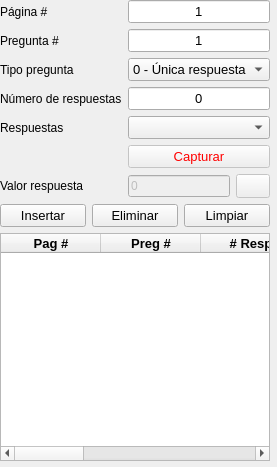
        <widget class="QWidget" name="qwg_preg_resp">
         <property name="geometry">
          <rect>
           <x>0</x>
           <y>0</y>
           <width>277</width>
           <height>467</height>
          </rect>
         </property>
         <attribute name="label">
          <string>Configuración preguntas y respuestas</string>
         </attribute>
         <widget class="QWidget" name="verticalLayoutWidget">
          <property name="geometry">
           <rect>
            <x>0</x>
            <y>0</y>
            <width>271</width>
            <height>461</height>
           </rect>
          </property>
          <layout class="QVBoxLayout" name="vl_1">
           <property name="rightMargin">
            <number>1</number>
           </property>
           <item>
            <layout class="QFormLayout" name="formLayout">
             <property name="fieldGrowthPolicy">
              <enum>QFormLayout::AllNonFixedFieldsGrow</enum>
             </property>
             <item row="0" column="0">
              <widget class="QLabel" name="lb_infopagina">
               <property name="text">
                <string>Página #</string>
               </property>
              </widget>
             </item>
             <item row="0" column="1">
              <widget class="QLineEdit" name="le_npaginapregunta">
               <property name="font">
                <font>
                 <family>Arial</family>
                 <pointsize>10</pointsize>
                </font>
               </property>
               <property name="text">
                <string>1</string>
               </property>
               <property name="maxLength">
                <number>1</number>
               </property>
               <property name="alignment">
                <set>Qt::AlignCenter</set>
               </property>
               <property name="readOnly">
                <bool>true</bool>
               </property>
              </widget>
             </item>
             <item row="1" column="0">
              <widget class="QLabel" name="lb_npregunta">
               <property name="text">
                <string>Pregunta # </string>
               </property>
              </widget>
             </item>
             <item row="1" column="1">
              <widget class="QLineEdit" name="le_npregunta">
               <property name="font">
                <font>
                 <family>Arial</family>
                 <pointsize>10</pointsize>
                </font>
               </property>
               <property name="inputMethodHints">
                <set>Qt::ImhNone</set>
               </property>
               <property name="text">
                <string>1</string>
               </property>
               <property name="alignment">
                <set>Qt::AlignCenter</set>
               </property>
              </widget>
             </item>
             <item row="2" column="0">
              <widget class="QLabel" name="lb_tipopregunta">
               <property name="text">
                <string>Tipo pregunta</string>
               </property>
              </widget>
             </item>
             <item row="2" column="1">
              <widget class="QComboBox" name="cb_tipopregunta">
               <property name="font">
                <font>
                 <family>Arial</family>
                 <pointsize>10</pointsize>
                </font>
               </property>
               <item>
                <property name="text">
                 <string>0 - Única respuesta</string>
                </property>
               </item>
               <item>
                <property name="text">
                 <string>1 - Múltiple respuesta</string>
                </property>
               </item>
              </widget>
             </item>
             <item row="3" column="0">
              <widget class="QLabel" name="lb_nrespuestas">
               <property name="text">
                <string>Número de respuestas</string>
               </property>
              </widget>
             </item>
             <item row="3" column="1">
              <widget class="QLineEdit" name="le_nrespuestas">
               <property name="font">
                <font>
                 <family>Arial</family>
                 <pointsize>10</pointsize>
                </font>
               </property>
               <property name="text">
                <string>0</string>
               </property>
               <property name="maxLength">
                <number>2</number>
               </property>
               <property name="alignment">
                <set>Qt::AlignCenter</set>
               </property>
              </widget>
             </item>
             <item row="4" column="0">
              <widget class="QLabel" name="lb_arearespuestas">
               <property name="text">
                <string>Respuestas</string>
               </property>
              </widget>
             </item>
             <item row="4" column="1">
              <widget class="QComboBox" name="cb_respuestas">
               <property name="font">
                <font>
                 <family>Arial</family>
                 <pointsize>10</pointsize>
                </font>
               </property>
               <property name="styleSheet">
                <string notr="true">QComboBox{
text-align: center;
	font: 10pt &quot;Arial&quot;;
	color: rgb(0, 0, 0);
}</string>
               </property>
               <property name="maxCount">
                <number>100</number>
               </property>
              </widget>
             </item>
             <item row="5" column="1">
              <widget class="QPushButton" name="btn_arearespuesta">
               <property name="enabled">
                <bool>false</bool>
               </property>
               <property name="font">
                <font>
                 <family>Arial</family>
                 <pointsize>10</pointsize>
                </font>
               </property>
               <property name="styleSheet">
                <string notr="true">color: rgb(255, 0, 0);</string>
               </property>
               <property name="text">
                <string>Capturar</string>
               </property>
               <property name="icon">
                <iconset resource="img/fuente_imagenes.qrc">
                 <normaloff>:/controles/blackboard-drawing-icon.png</normaloff>:/controles/blackboard-drawing-icon.png</iconset>
               </property>
              </widget>
             </item>
             <item row="6" column="0">
              <widget class="QLabel" name="lb_respuestascorrectas">
               <property name="text">
                <string>Valor respuesta</string>
               </property>
              </widget>
             </item>
             <item row="6" column="1">
              <layout class="QHBoxLayout" name="hl_5">
               <item>
                <widget class="QLineEdit" name="le_respuesta_correcta">
                 <property name="enabled">
                  <bool>false</bool>
                 </property>
                 <property name="font">
                  <font>
                   <family>Arial</family>
                   <pointsize>9</pointsize>
                  </font>
                 </property>
                 <property name="toolTip">
                  <string>Registra el valor de cada pregunta. El valor predeterminado es cero</string>
                 </property>
                 <property name="text">
                  <string>0</string>
                 </property>
                 <property name="maxLength">
                  <number>8</number>
                 </property>
                </widget>
               </item>
               <item>
                <widget class="QPushButton" name="btn_actualizar_respuesta">
                 <property name="enabled">
                  <bool>false</bool>
                 </property>
                 <property name="minimumSize">
                  <size>
                   <width>32</width>
                   <height>24</height>
                  </size>
                 </property>
                 <property name="toolTip">
                  <string>Asigna el valor indicado en la casilla, a la respuesta indicada como correcta</string>
                 </property>
                 <property name="text">
                  <string/>
                 </property>
                 <property name="icon">
                  <iconset resource="img/fuente_imagenes.qrc">
                   <normaloff>:/controles/accept-icon.png</normaloff>:/controles/accept-icon.png</iconset>
                 </property>
                </widget>
               </item>
              </layout>
             </item>
            </layout>
           </item>
           <item>
            <layout class="QHBoxLayout" name="hl_2">
             <item>
              <widget class="QPushButton" name="btn_insertar">
               <property name="font">
                <font>
                 <family>Arial</family>
                 <pointsize>10</pointsize>
                </font>
               </property>
               <property name="text">
                <string>Insertar</string>
               </property>
               <property name="icon">
                <iconset resource="img/fuente_imagenes.qrc">
                 <normaloff>:/controles/insert-table-icon.png</normaloff>:/controles/insert-table-icon.png</iconset>
               </property>
               <property name="iconSize">
                <size>
                 <width>16</width>
                 <height>16</height>
                </size>
               </property>
              </widget>
             </item>
             <item>
              <widget class="QPushButton" name="btn_eliminar">
               <property name="enabled">
                <bool>true</bool>
               </property>
               <property name="font">
                <font>
                 <family>Arial</family>
                 <pointsize>10</pointsize>
                </font>
               </property>
               <property name="text">
                <string>Eliminar</string>
               </property>
               <property name="icon">
                <iconset resource="img/fuente_imagenes.qrc">
                 <normaloff>:/controles/delete-table-icon.png</normaloff>:/controles/delete-table-icon.png</iconset>
               </property>
              </widget>
             </item>
             <item>
              <widget class="QPushButton" name="btn_limpiar">
               <property name="enabled">
                <bool>true</bool>
               </property>
               <property name="font">
                <font>
                 <family>Arial</family>
                 <pointsize>10</pointsize>
                </font>
               </property>
               <property name="text">
                <string>Limpiar</string>
               </property>
               <property name="icon">
                <iconset resource="img/fuente_imagenes.qrc">
                 <normaloff>:/controles/broom-icon.png</normaloff>:/controles/broom-icon.png</iconset>
               </property>
              </widget>
             </item>
            </layout>
           </item>
           <item>
            <widget class="QTableWidget" name="tbl_preguntas">
             <property name="enabled">
              <bool>true</bool>
             </property>
             <property name="font">
              <font>
               <family>Arial</family>
               <pointsize>10</pointsize>
               <weight>75</weight>
               <italic>false</italic>
               <bold>true</bold>
              </font>
             </property>
             <property name="selectionMode">
              <enum>QAbstractItemView::SingleSelection</enum>
             </property>
             <property name="selectionBehavior">
              <enum>QAbstractItemView::SelectRows</enum>
             </property>
             <property name="gridStyle">
              <enum>Qt::DotLine</enum>
             </property>
             <property name="sortingEnabled">
              <bool>true</bool>
             </property>
             <attribute name="horizontalHeaderStretchLastSection">
              <bool>true</bool>
             </attribute>
             <column>
              <property name="text">
               <string>Pag #</string>
              </property>
              <property name="font">
               <font>
                <family>Arial</family>
                <pointsize>10</pointsize>
               </font>
              </property>
              <property name="textAlignment">
               <set>AlignHCenter|AlignVCenter|AlignCenter</set>
              </property>
              <property name="foreground">
               <brush brushstyle="SolidPattern">
                <color alpha="255">
                 <red>0</red>
                 <green>0</green>
                 <blue>0</blue>
                </color>
               </brush>
              </property>
             </column>
             <column>
              <property name="text">
               <string>Preg #</string>
              </property>
              <property name="font">
               <font>
                <family>Arial</family>
                <pointsize>10</pointsize>
               </font>
              </property>
              <property name="textAlignment">
               <set>AlignHCenter|AlignVCenter|AlignCenter</set>
              </property>
              <property name="foreground">
               <brush brushstyle="SolidPattern">
                <color alpha="255">
                 <red>0</red>
                 <green>0</green>
                 <blue>0</blue>
                </color>
               </brush>
              </property>
             </column>
             <column>
              <property name="text">
               <string># Resp</string>
              </property>
              <property name="font">
               <font>
                <family>Arial</family>
                <pointsize>10</pointsize>
               </font>
              </property>
              <property name="textAlignment">
               <set>AlignHCenter|AlignVCenter|AlignCenter</set>
              </property>
              <property name="foreground">
               <brush brushstyle="SolidPattern">
                <color alpha="255">
                 <red>0</red>
                 <green>0</green>
                 <blue>0</blue>
                </color>
               </brush>
              </property>
             </column>
             <column>
              <property name="text">
               <string>RESP</string>
              </property>
              <property name="font">
               <font>
                <family>Arial</family>
                <pointsize>10</pointsize>
               </font>
              </property>
              <property name="textAlignment">
               <set>AlignHCenter|AlignVCenter|AlignCenter</set>
              </property>
              <property name="foreground">
               <brush brushstyle="SolidPattern">
                <color alpha="255">
                 <red>0</red>
                 <green>0</green>
                 <blue>0</blue>
                </color>
               </brush>
              </property>
             </column>
             <column>
              <property name="text">
               <string>Coordenadas RESP</string>
              </property>
              <property name="font">
               <font>
                <family>Arial</family>
                <pointsize>10</pointsize>
               </font>
              </property>
              <property name="textAlignment">
               <set>AlignHCenter|AlignVCenter|AlignCenter</set>
              </property>
              <property name="foreground">
               <brush brushstyle="SolidPattern">
                <color alpha="255">
                 <red>0</red>
                 <green>0</green>
                 <blue>0</blue>
                </color>
               </brush>
              </property>
             </column>
             <column>
              <property name="text">
               <string>Puntuacion RESP</string>
              </property>
              <property name="font">
               <font>
                <family>Arial</family>
                <pointsize>10</pointsize>
               </font>
              </property>
              <property name="textAlignment">
               <set>AlignHCenter|AlignVCenter|AlignCenter</set>
              </property>
              <property name="foreground">
               <brush brushstyle="SolidPattern">
                <color alpha="255">
                 <red>0</red>
                 <green>0</green>
                 <blue>0</blue>
                </color>
               </brush>
              </property>
             </column>
             <column>
              <property name="text">
               <string>Tipo resp</string>
              </property>
              <property name="font">
               <font>
                <family>Arial</family>
                <pointsize>10</pointsize>
               </font>
              </property>
              <property name="textAlignment">
               <set>AlignHCenter|AlignVCenter|AlignCenter</set>
              </property>
              <property name="foreground">
               <brush brushstyle="SolidPattern">
                <color alpha="255">
                 <red>0</red>
                 <green>0</green>
                 <blue>0</blue>
                </color>
               </brush>
              </property>
             </column>
            </widget>
           </item>
          </layout>
         </widget>
        </widget>
